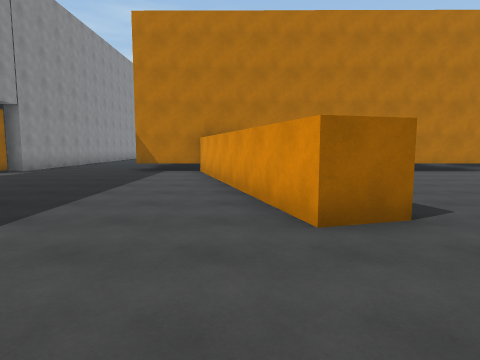
View 1 (above)

24 first-person views from a walk through a scene from a Unity 3-D project. The camera is 1.5 m above the floor, tilts 6° down and sees 75° across. Doors are open. The floor is counted in squares, 2 m on a side. Each view is taken from the middle of a square. On the plan, view 1 faces up. The plan holds only what a view shows up to about 10 squares ahead; the rest is blank. The place goes on beyond the plan. The player character is not drawn.

View 2
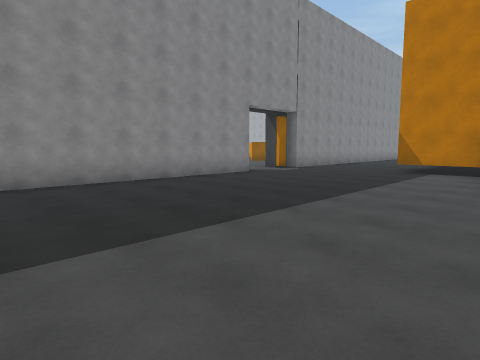

View 3
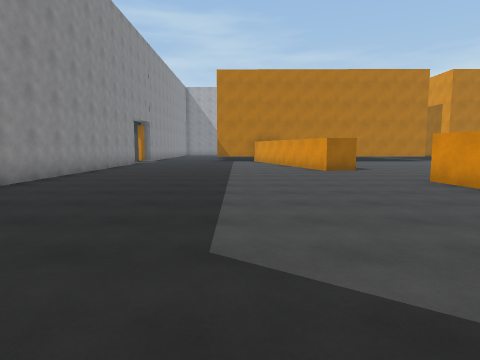

View 4
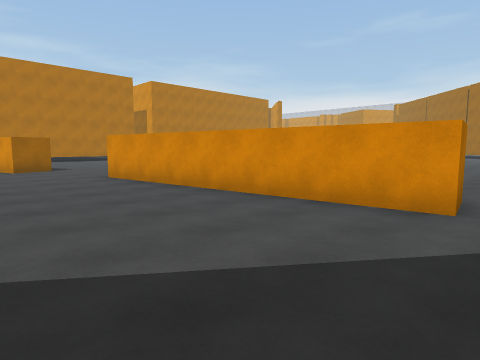

View 5
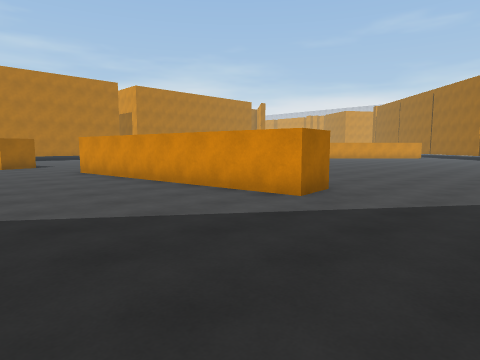

View 6
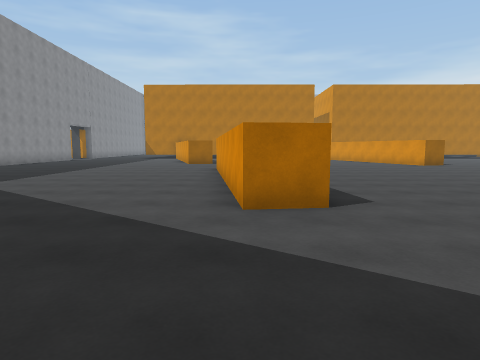

View 7
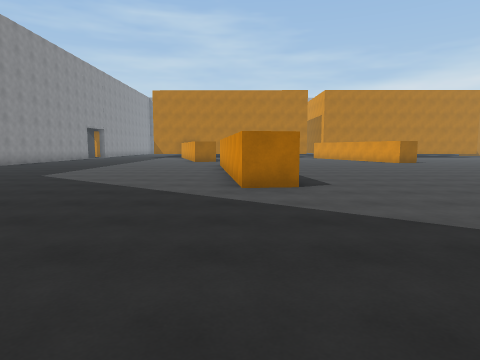

View 8
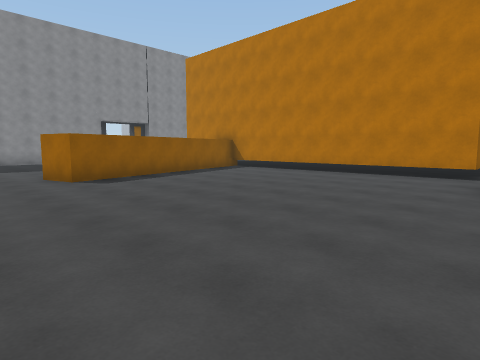

View 9
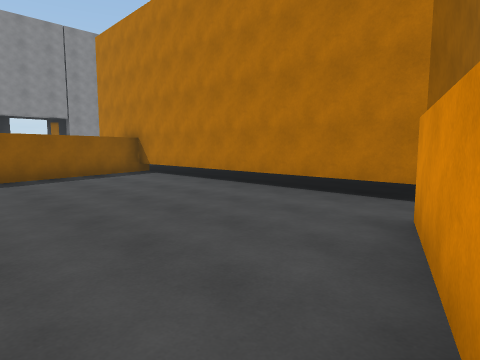

View 10
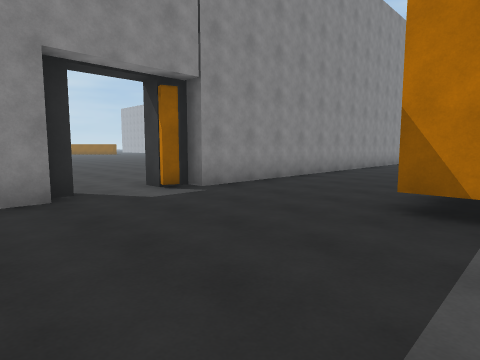

View 11
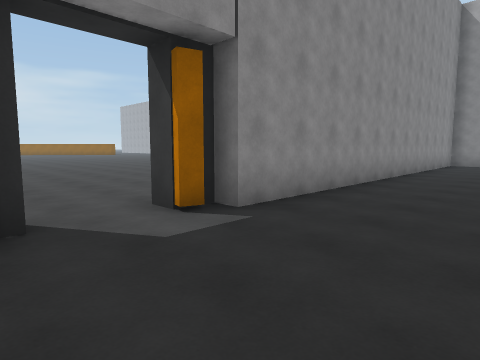

View 12
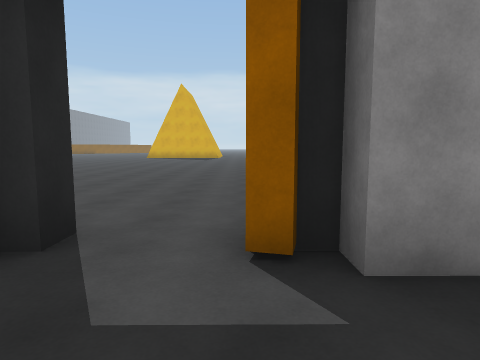

View 13
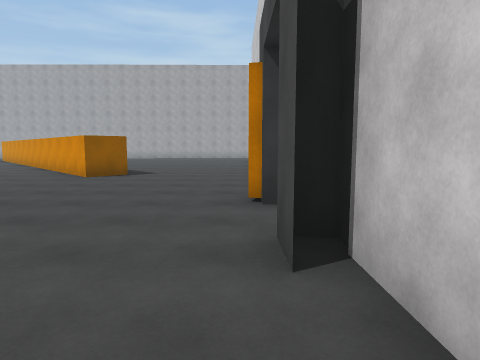

View 14
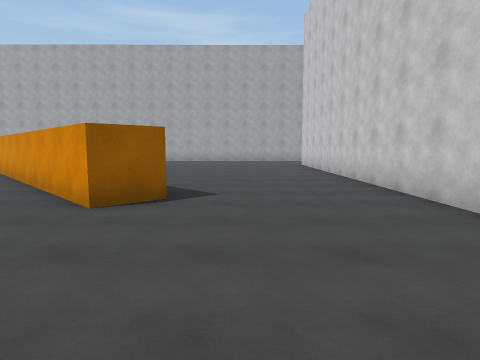

View 15
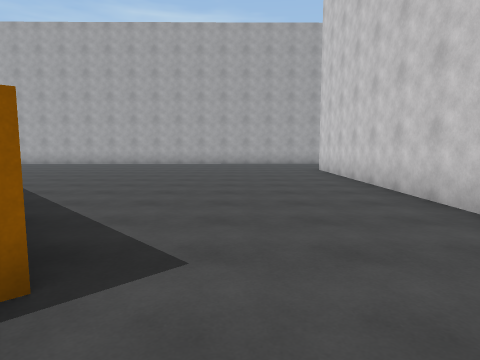

View 16
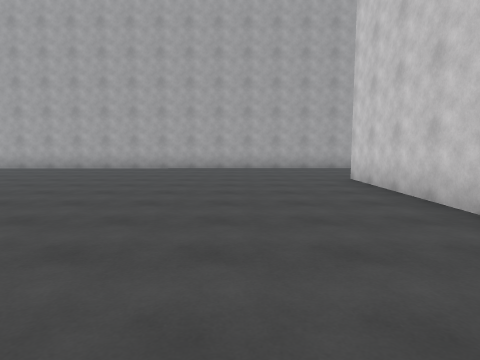

View 17
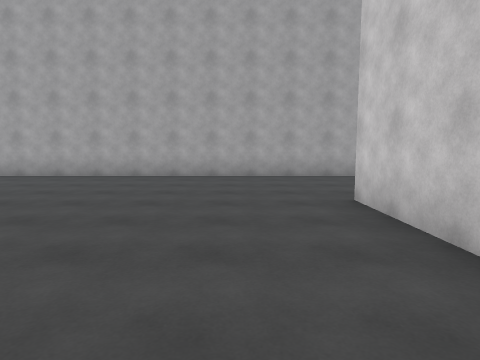

View 18
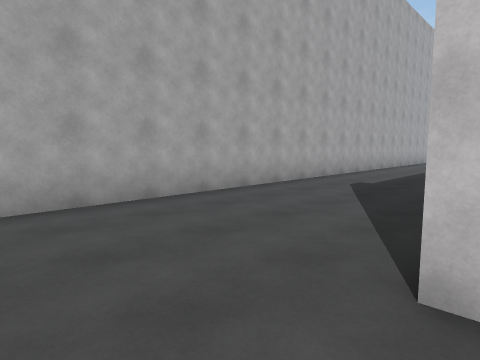

View 19
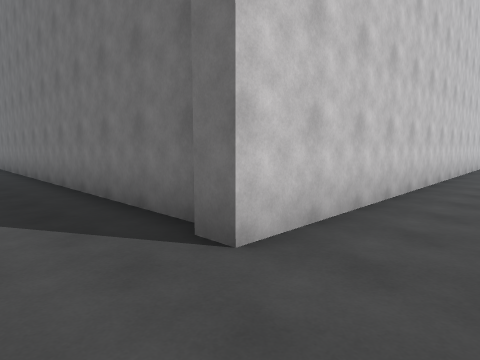

View 20
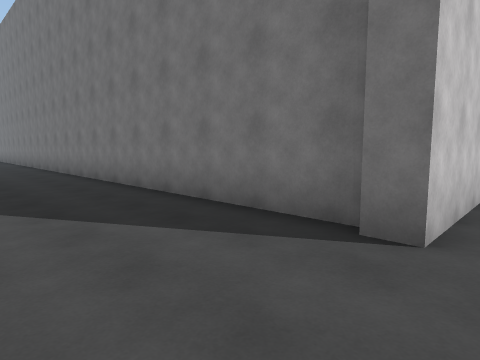

View 21
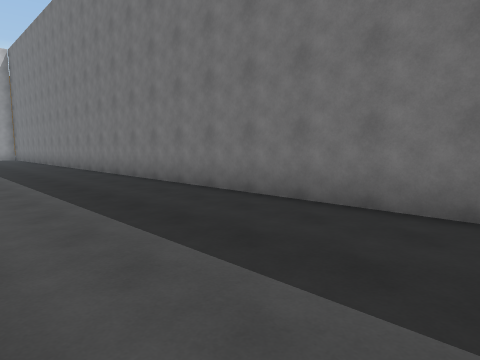

View 22
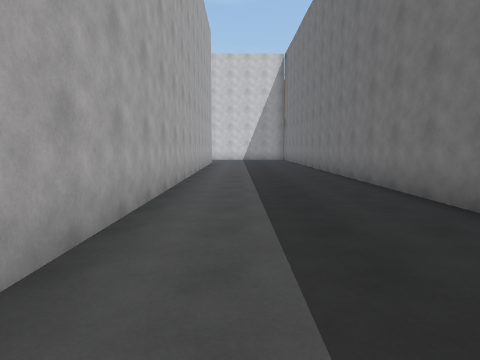

View 23
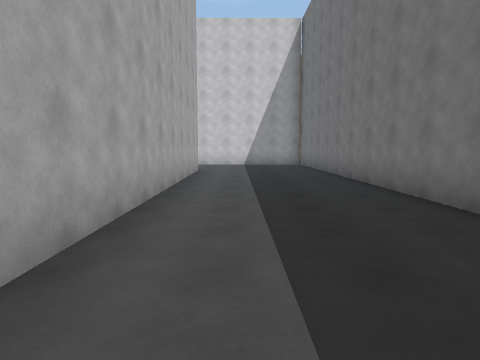

View 24
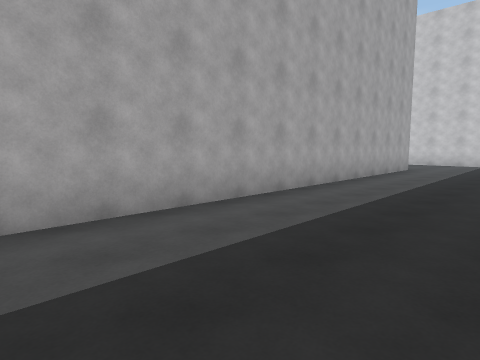

### Floor plan
Points are (right, up) in squares from view 1. A wall is a line through its corners. A room is listed if a view was taken in it or the views show most of it. See-through windows are left out.
Room 1 (views 1, 2, 3, 4, 5, 6, 7, 8, 9, 10, 11, 12)
walls: (8.9, 6.1) (8, 8.5); (4.2, -7.2) (3, -7.3) (2.2, -0.1); (7.8, 10.1) (7.8, 9.6) (-0.2, 9.7); (-0.2, 10.1) (1.8, 3.2) (0.7, 2.9) (-1.2, 9.7) (-3.3, 9.7); (-6.7, 7.2) (-6.7, -1); (-7.2, 7.6) (-7.2, 7.2); (-6.9, 9.5) (-7, 9.1); (-6.8, 18.4) (-6.8, 9.7)
ways out: open door at (-7, 8) to room 2; gap at (9, 9)
Room 2 (views 13, 14, 15, 16, 17, 18, 19, 20, 21, 22, 23, 24)
walls: (-7.7, 6.8) (-7.7, 7.6) (-7.2, 7.6); (-7.2, 5.9) (-7.2, 7.6); (-7, 9.1) (-7.8, 9.1); (-7.3, 11.5) (-7.4, 22.4) (-6.8, 22.4); (-11, 13.6) (-11.8, 12.8) (-15.6, 16.6); (-6.8, 22.2) (17.1, 22.4); (1.1, 26.2) (-15.3, 26.1); (17.1, 26.4) (3.6, 26.2)
ways out: open door at (-7, 8) to room 1

Where each view was taken, in squares from view 1:
view 1: 0 up, 0 right, facing up
view 2: 0 up, 0 right, facing up-left
view 3: 7 down, 2 left, facing up
view 4: 8 down, 1 left, facing up-right
view 5: 10 down, 1 left, facing up-right
view 6: 11 down, 3 right, facing up
view 7: 13 down, 3 right, facing up
view 8: 1 up, 9 right, facing up-left
view 9: 5 up, 9 right, facing up-left
view 10: 6 up, 2 left, facing up-left
view 11: 7 up, 4 left, facing up-left
view 12: 9 up, 5 left, facing left
view 13: 5 up, 8 left, facing up
view 14: 9 up, 10 left, facing up
view 15: 12 up, 10 left, facing up
view 16: 15 up, 10 left, facing up
view 17: 18 up, 9 left, facing up
view 18: 22 up, 9 left, facing up-right
view 19: 24 up, 9 left, facing down-right
view 20: 25 up, 8 left, facing down-right
view 21: 26 up, 1 left, facing down-right
view 22: 25 up, 2 right, facing right
view 23: 25 up, 7 right, facing right
view 24: 23 up, 6 right, facing up-right
